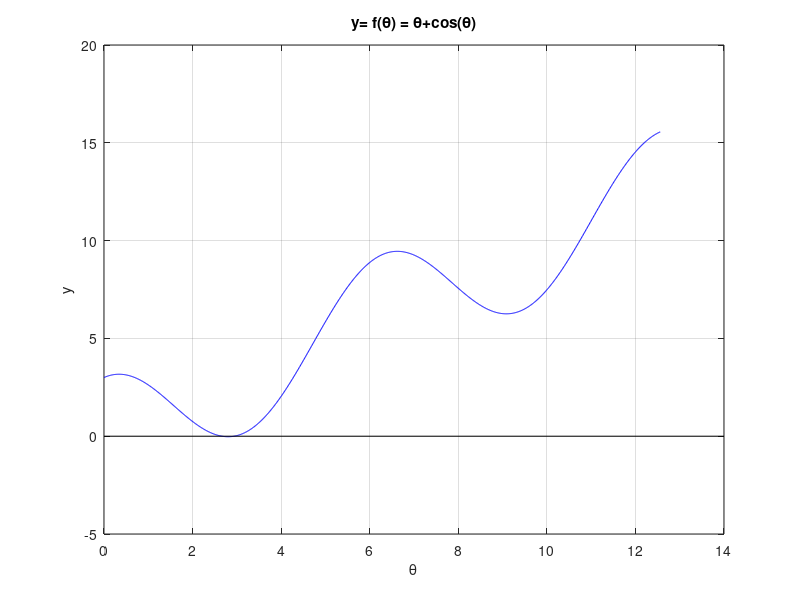

Source code (MATLAB):
close all

x=0:0.01:4*pi;
y= x + 3*cos(x);
plot(x,y,'b')

hold on
grid on
xlabel('\theta')
ylabel('y');
title('y= f(\theta) = \theta+cos(\theta)')

% x axis
x=linspace(0,14,2);
y=0*x;
plot(x,y,'k')

